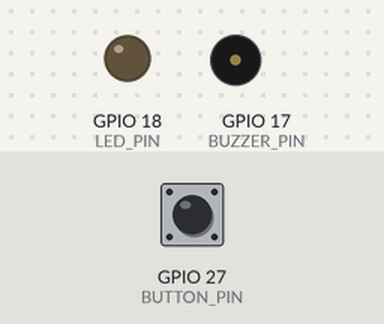
The program below on a simulated Raspberry Pi (BCM pin numbers). On the bench: output pins drawn as LEDs (lit = HIGH), buzzer (waves = sounding, pin HIGH). Inputs (shaded band) come from the test bench; at power-on: GPIO 27 (BUTTON_PIN) HIGH.

Above: at 1.2 s.
1.3 s: GPIO 27 (BUTTON_PIN) pulled LOW for 0.15 s
At 1.4 s:
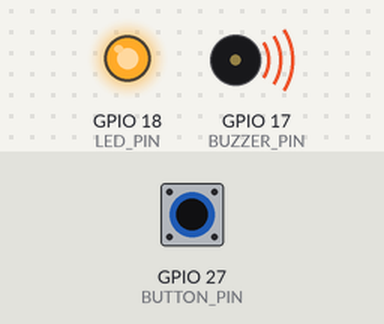
3.0 s: GPIO 27 (BUTTON_PIN) pulled LOW for 3.2 s
At 6.7 s:
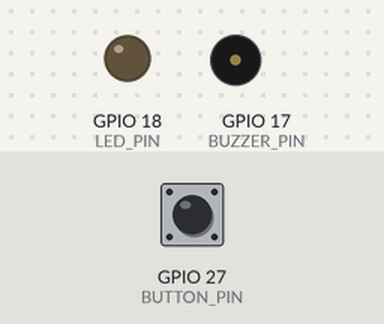
Timing chart, 0 to 8.2 s (numbered marks = the images above; inputs shaded):
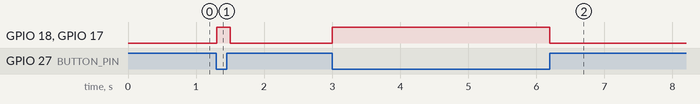

Measured:
- after the input at 1.3 s, GPIO 18 (LED_PIN), GPIO 17 (BUZZER_PIN): LOW → HIGH at once, → LOW 0.20 s later
- after the input at 3.0 s, GPIO 18 (LED_PIN), GPIO 17 (BUZZER_PIN): LOW → HIGH at once, → LOW 3.2 s later

The program:

buzzer_led_button.py
```python
import RPi.GPIO as GPIO
import time

GPIO.setmode(GPIO.BCM)
LED_PIN = 18
BUTTON_PIN = 27
BUZZER_PIN = 17

# setting up pins
GPIO.setup(LED_PIN, GPIO.OUT)
GPIO.setup(BUZZER_PIN, GPIO.OUT)
GPIO.setup(BUTTON_PIN, GPIO.IN, pull_up_down=GPIO.PUD_UP)

try:
    while True:
        button_state = GPIO.input(BUTTON_PIN)

        if not button_state:
            GPIO.output(LED_PIN, GPIO.HIGH)
            GPIO.output(BUZZER_PIN, GPIO.HIGH)

        else:
            GPIO.output(LED_PIN, GPIO.LOW)
            GPIO.output(BUZZER_PIN, GPIO.LOW)

        time.sleep(0.1)

except KeyboardInterrupt:
    print("\nProgram Stopped by User")

finally:
    #buzzer_pwm.stop()
    GPIO.cleanup()
    print("GPIO cleaned up")
```
